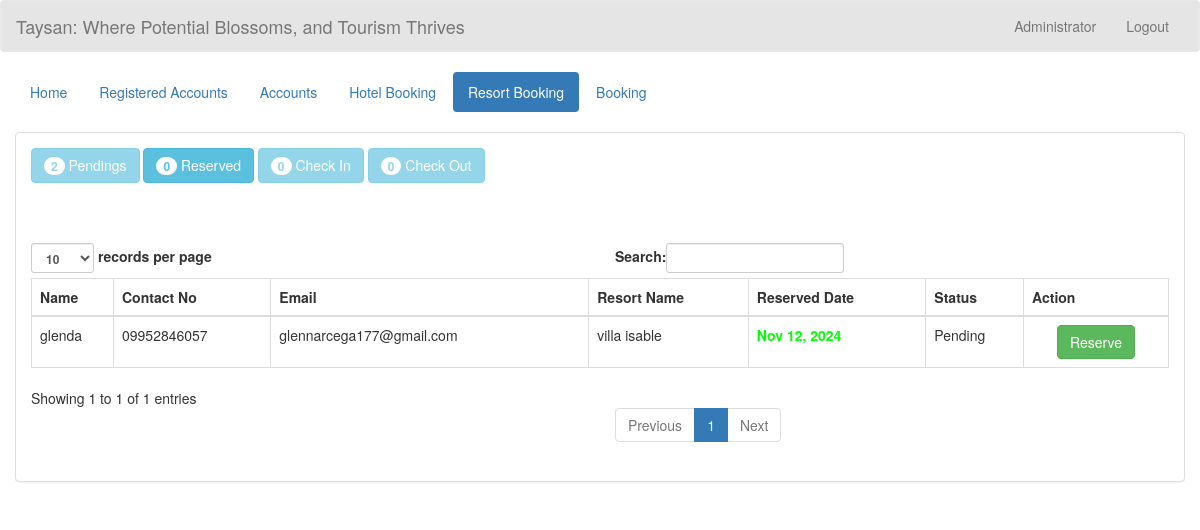
Screenshot of /admin/go_checkin_resort.php (signed in) with the database file from the repository.
### tables this page shows
CREATE TABLE `transactionresort` (
  `transaction_id` int(11) NOT NULL,
  `id` int(11) NOT NULL,
  `guest_id` int(11) NOT NULL,
  `resort_id` int(11) NOT NULL,
  `resort_name` varchar(200) NOT NULL,
  `status` varchar(20) NOT NULL,
  `days` int(3) NOT NULL,
  `checkin` date NOT NULL,
  `checkin_time` time NOT NULL,
  `checkout` date NOT NULL,
  `checkout_time` time NOT NULL,
  `bill` varchar(10) NOT NULL
);

CREATE TABLE `guest` (
  `guest_id` int(11) NOT NULL,
  `name` varchar(50) NOT NULL,
  `address` varchar(50) NOT NULL,
  `contactno` varchar(13) NOT NULL,
  `email` varchar(100) NOT NULL
);

### admin_query/name.php (called while the page is built)
<?php
	require '../connection/connect.php';
	$query = $conn->query("SELECT * FROM `admin` WHERE `admin_id` = '$_SESSION[admin_id]'") or die(mysqli_error());
	$fetch = $query->fetch_array();
	$name = $fetch['name'];
?>

### admin/go_checkin_resort.php (the view, shortened to what this page needs)
<!DOCTYPE html>
<?php
	require '../admin_query/name.php';
?>
<html lang = "en">
	<head>
		<link rel = "stylesheet" type = "text/css" href = "../css/bootstrap.css " />
		<link rel = "stylesheet" type = "text/css" href = "../css/style.css" />
        <link rel="stylesheet" type="text/css" href="../sendemail/css/bootstrap.css"/>
	</head>
<body>
	<nav style = "background-color:rgba(0, 0, 0, 0.1);" class = "navbar navbar-default">
		<div  class = "container-fluid">
			<div class = "navbar-header">
			<a class = "navbar-brand" >Taysan: Where Potential Blossoms, and Tourism Thrives</a>
			</div>
			<ul class = "nav navbar-nav pull-right ">
				<li class = "dropdown">
					<a class="dropdown-toggle" data-toggle="dropdown" role="button" aria-haspopup="true" aria-expanded="false"></i> <?php echo $name;?></a>
				</li>
				<li><a href = "index.php">Logout</a></li>
			</ul>
		</div>
	</nav>
	<div class = "container-fluid">
		<ul class = "nav nav-pills">
			<li><a href = "home.php">Home</a></li>
			<li class = ""><a href = "registered_user.php">Registered Accounts</a></li>
			<li><a href = "account.php">Accounts</a></li>
			<li ><a href = "reserve.php">Hotel Booking</a></li>
			<li class="active"><a href = "reserve_resort.php">Resort Booking</a></li>
			<li ><a href = "room.php">Booking</a></li>
		</ul>
	</div>
	<br />
	<div class = "container-fluid">
		<div class = "panel panel-default">
			<?php
				$q_p = $conn->query("SELECT COUNT(*) as total FROM `transactionresort` WHERE `status` = 'Pending'") or die(mysqli_error());
				$f_p = $q_p->fetch_array();
				$q_c = $conn->query("SELECT COUNT(*) as total FROM `transactionresort` WHERE `status` = 'Reserved'") or die(mysqli_error());
				$f_c = $q_c->fetch_array();
				$q_ci = $conn->query("SELECT COUNT(*) as total FROM `transactionresort` WHERE `status` = 'Check In'") or die(mysqli_error());
				$f_ci = $q_ci->fetch_array();
				$q_cw = $conn->query("SELECT COUNT(*) as total FROM `transactionresort` WHERE `status` = 'Check Out'") or die(mysqli_error());
				$f_cw = $q_cw->fetch_array();
			?>
			<div class = "panel-body">
				<a class = "btn btn-info disabled" href="reserve.php"><span class = "badge"><?php echo $f_p['total']?></span> Pendings</a>
				<a class = "btn btn-info" href="reserve1.php"><span class = "badge"><?php echo $f_c['total']?></span> Reserved</a>
				<a class = "btn btn-info disabled" href = "checkin.php"><span class = "badge"><?php echo $f_ci['total']?></span> Check In</a>
				<a class = "btn btn-info disabled" href = "checkout.php"><span class = "badge"><?php echo $f_cw['total']?></span> Check Out</a>
				<br />
				<br />
				<br />
				<br />
				<table id = "table" class = "table table-bordered">
					<thead>
						<tr>
							<th>Name</th>
							<th>Contact No</th>
							<th>Email</th>
							<th>Resort Name</th>
							<th>Reserved Date</th>
							<th>Status</th>
							<th>Action</th>
						</tr>
					</thead>
					<tbody>
						<?php
							$query = $conn->query("SELECT * FROM `transactionresort` NATURAL JOIN `guest` NATURAL JOIN `resort` WHERE `status` = 'Pending'") or die(mysqli_error());
							while($fetch = $query->fetch_array()){
						?>
						<tr>
							<td><?php echo $fetch['name']?></td>
							<td><?php echo $fetch['contactno']?></td>
							<td><?php echo $fetch['email']?></td>
							<td><?php echo $fetch['resort_name']?></td>
							<td><strong><?php if($fetch['checkin'] <= date("Y-m-d", strtotime("+8 HOURS"))){echo "<label style = 'color:#ff0000;'>".date("M d, Y", strtotime($fetch['checkin']))."</label>";}else{echo "<label style = 'color:#00ff00;'>".date("M d, Y", strtotime($fetch['checkin']))."</label>";}?></strong></td>
							<td><?php echo $fetch['status']?></td>
							<td><center><a class = "btn btn-success" href = "../admin_query/confirm_query_reserve_resort.php?transaction_id=<?php echo $fetch['transaction_id']?>"> Reserve</a>
						</tr>
						<?php
							}
						?>
					</tbody>
				</table>
			</div>
		</div>
	</div>
</body>
</html>

### rows the page displays
transactionresort: guest.name "glenda", guest.contactno "09952846057", guest.email "glennarcega177@gmail.com", resort_name "villa isable", checkin "Nov 12, 2024", status "Pending"

### other values shown
$name "Administrator"
$f_p['total'] "2"
$f_c['total'] "0"
$f_ci['total'] "0"
$f_cw['total'] "0"
